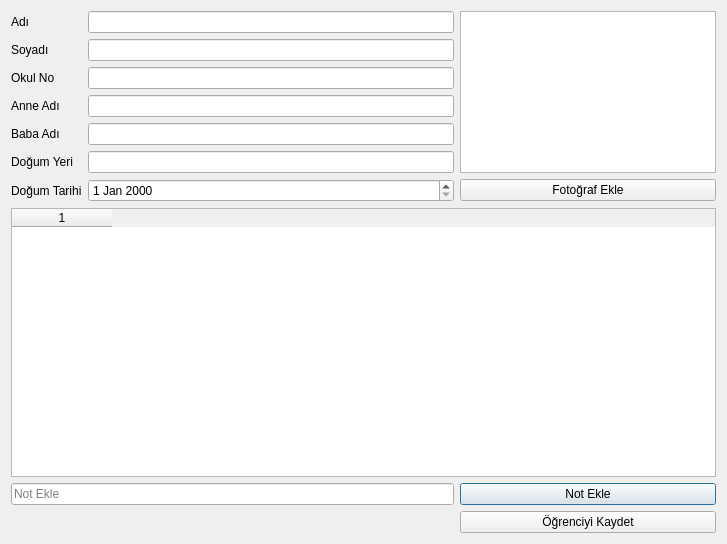
<?xml version="1.0" encoding="UTF-8"?>
<ui version="4.0">
 <class>Dialog</class>
 <widget class="QDialog" name="Dialog">
  <property name="geometry">
   <rect>
    <x>0</x>
    <y>0</y>
    <width>727</width>
    <height>544</height>
   </rect>
  </property>
  <property name="windowTitle">
   <string>Dialog</string>
  </property>
  <layout class="QGridLayout" name="gridLayout">
   <item row="7" column="0" colspan="3">
    <widget class="QTableWidget" name="nots">
     <property name="columnCount">
      <number>1</number>
     </property>
     <column/>
    </widget>
   </item>
   <item row="9" column="2">
    <widget class="QPushButton" name="not_ekle">
     <property name="text">
      <string>Not Ekle</string>
     </property>
    </widget>
   </item>
   <item row="9" column="0" colspan="2">
    <widget class="QLineEdit" name="nottext">
     <property name="placeholderText">
      <string>Not Ekle</string>
     </property>
    </widget>
   </item>
   <item row="4" column="1">
    <widget class="QLineEdit" name="baba"/>
   </item>
   <item row="4" column="0">
    <widget class="QLabel" name="label_5">
     <property name="text">
      <string>Baba Adı</string>
     </property>
    </widget>
   </item>
   <item row="5" column="0">
    <widget class="QLabel" name="label_6">
     <property name="text">
      <string>Doğum Yeri</string>
     </property>
    </widget>
   </item>
   <item row="6" column="0">
    <widget class="QLabel" name="label_7">
     <property name="text">
      <string>Doğum Tarihi</string>
     </property>
    </widget>
   </item>
   <item row="5" column="1">
    <widget class="QLineEdit" name="dyeri"/>
   </item>
   <item row="1" column="0">
    <widget class="QLabel" name="label_2">
     <property name="text">
      <string>Soyadı</string>
     </property>
    </widget>
   </item>
   <item row="2" column="0">
    <widget class="QLabel" name="label_3">
     <property name="text">
      <string>Okul No</string>
     </property>
    </widget>
   </item>
   <item row="2" column="1">
    <widget class="QLineEdit" name="no"/>
   </item>
   <item row="3" column="0">
    <widget class="QLabel" name="label_4">
     <property name="text">
      <string>Anne Adı</string>
     </property>
    </widget>
   </item>
   <item row="3" column="1">
    <widget class="QLineEdit" name="anne"/>
   </item>
   <item row="6" column="1">
    <widget class="QDateEdit" name="dtarihi"/>
   </item>
   <item row="0" column="1">
    <widget class="QLineEdit" name="ad"/>
   </item>
   <item row="0" column="0">
    <widget class="QLabel" name="label">
     <property name="sizePolicy">
      <sizepolicy hsizetype="Preferred" vsizetype="Preferred">
       <horstretch>0</horstretch>
       <verstretch>0</verstretch>
      </sizepolicy>
     </property>
     <property name="text">
      <string>Adı</string>
     </property>
    </widget>
   </item>
   <item row="1" column="1">
    <widget class="QLineEdit" name="soyad"/>
   </item>
   <item row="10" column="2">
    <widget class="QPushButton" name="kaydet">
     <property name="text">
      <string>Öğrenciyi Kaydet</string>
     </property>
    </widget>
   </item>
   <item row="6" column="2">
    <widget class="QPushButton" name="fotograf_ekle">
     <property name="text">
      <string>Fotoğraf Ekle</string>
     </property>
    </widget>
   </item>
   <item row="0" column="2" rowspan="6">
    <widget class="QGraphicsView" name="graphicsView">
     <property name="sizePolicy">
      <sizepolicy hsizetype="Minimum" vsizetype="Maximum">
       <horstretch>0</horstretch>
       <verstretch>0</verstretch>
      </sizepolicy>
     </property>
     <property name="minimumSize">
      <size>
       <width>200</width>
       <height>100</height>
      </size>
     </property>
    </widget>
   </item>
  </layout>
 </widget>
 <resources/>
 <connections/>
</ui>
